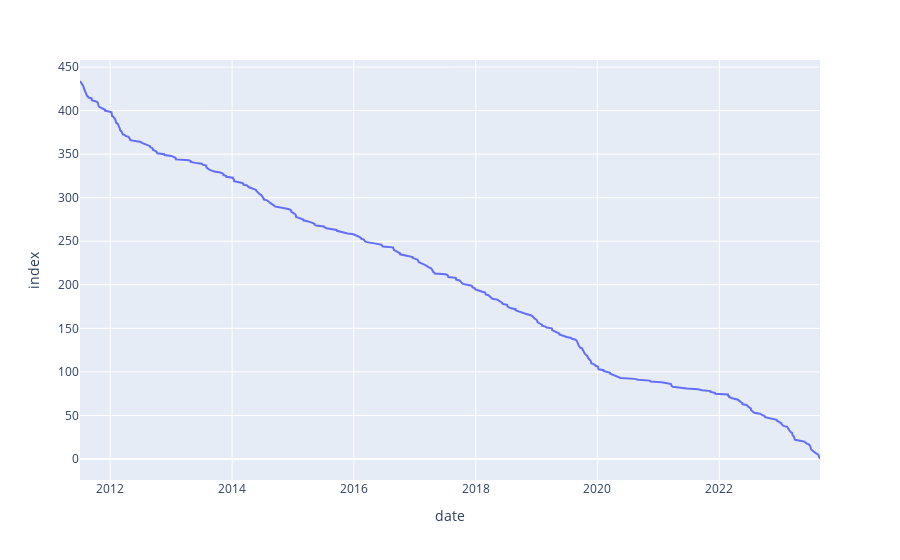

Notebook code for this chart:
### Code cell
# Time Series Analysis on the Date column
fig = px.line(df, x='date')
fig.show()

### Figure 1 — Plotly figure (JSON) as saved in the notebook; plotly's stock layout.template omitted (floating-point values rounded to 4 significant figures; data arrays with more than 128 entries replaced by an {"elided": "..."} marker saying what was removed)
{"data": [{"hovertemplate": "date=%{x}<br>index=%{y}<extra></extra>", "legendgroup": "", "line": {"color": "#636efa", "dash": "solid"}, "marker": {"symbol": "circle"}, "mode": "lines", "name": "", "orientation": "h", "showlegend": false, "type": "scatter", "x": {"elided": "435 str values"}, "xaxis": "x", "y": {"elided": "435 int values"}, "yaxis": "y"}], "layout": {"legend": {"tracegroupgap": 0}, "margin": {"t": 60}, "xaxis": {"anchor": "y", "domain": [0, 1], "title": {"text": "date"}}, "yaxis": {"anchor": "x", "domain": [0, 1], "title": {"text": "index"}}}}
